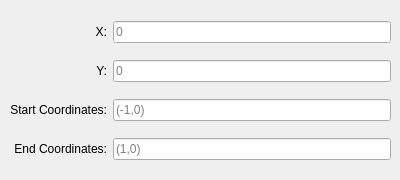
   <widget class="QWidget" name="Line">
    <widget class="QWidget" name="gridLayoutWidget_7">
     <property name="geometry">
      <rect>
       <x>10</x>
       <y>10</y>
       <width>381</width>
       <height>161</height>
      </rect>
     </property>
     <layout class="QGridLayout" name="gridLine">
      <item row="2" column="1">
       <widget class="QLineEdit" name="Line_y">
        <property name="toolTip">
         <string/>
        </property>
        <property name="statusTip">
         <string/>
        </property>
        <property name="whatsThis">
         <string/>
        </property>
        <property name="accessibleName">
         <string/>
        </property>
        <property name="alignment">
         <set>Qt::AlignLeading|Qt::AlignLeft|Qt::AlignVCenter</set>
        </property>
        <property name="readOnly">
         <bool>false</bool>
        </property>
        <property name="placeholderText">
         <string>0</string>
        </property>
       </widget>
      </item>
      <item row="1" column="1">
       <widget class="QLineEdit" name="Line_x">
        <property name="toolTip">
         <string/>
        </property>
        <property name="statusTip">
         <string/>
        </property>
        <property name="whatsThis">
         <string/>
        </property>
        <property name="accessibleName">
         <string/>
        </property>
        <property name="alignment">
         <set>Qt::AlignLeading|Qt::AlignLeft|Qt::AlignVCenter</set>
        </property>
        <property name="readOnly">
         <bool>false</bool>
        </property>
        <property name="placeholderText">
         <string>0</string>
        </property>
       </widget>
      </item>
      <item row="4" column="1">
       <widget class="QLineEdit" name="Line_end">
        <property name="toolTip">
         <string/>
        </property>
        <property name="statusTip">
         <string/>
        </property>
        <property name="whatsThis">
         <string/>
        </property>
        <property name="accessibleName">
         <string/>
        </property>
        <property name="alignment">
         <set>Qt::AlignLeading|Qt::AlignLeft|Qt::AlignVCenter</set>
        </property>
        <property name="readOnly">
         <bool>false</bool>
        </property>
        <property name="placeholderText">
         <string>(1,0)</string>
        </property>
       </widget>
      </item>
      <item row="3" column="1">
       <widget class="QLineEdit" name="Line_start">
        <property name="toolTip">
         <string/>
        </property>
        <property name="statusTip">
         <string/>
        </property>
        <property name="whatsThis">
         <string/>
        </property>
        <property name="accessibleName">
         <string/>
        </property>
        <property name="alignment">
         <set>Qt::AlignLeading|Qt::AlignLeft|Qt::AlignVCenter</set>
        </property>
        <property name="readOnly">
         <bool>false</bool>
        </property>
        <property name="placeholderText">
         <string>(-1,0)</string>
        </property>
       </widget>
      </item>
      <item row="4" column="0">
       <widget class="QLabel" name="label_33">
        <property name="text">
         <string>End Coordinates:</string>
        </property>
        <property name="alignment">
         <set>Qt::AlignRight|Qt::AlignTrailing|Qt::AlignVCenter</set>
        </property>
       </widget>
      </item>
      <item row="3" column="0">
       <widget class="QLabel" name="label_34">
        <property name="text">
         <string>Start Coordinates:</string>
        </property>
        <property name="alignment">
         <set>Qt::AlignRight|Qt::AlignTrailing|Qt::AlignVCenter</set>
        </property>
       </widget>
      </item>
      <item row="2" column="0">
       <widget class="QLabel" name="label_35">
        <property name="text">
         <string>Y:</string>
        </property>
        <property name="alignment">
         <set>Qt::AlignRight|Qt::AlignTrailing|Qt::AlignVCenter</set>
        </property>
       </widget>
      </item>
      <item row="1" column="0">
       <widget class="QLabel" name="label_36">
        <property name="text">
         <string>X:</string>
        </property>
        <property name="alignment">
         <set>Qt::AlignRight|Qt::AlignTrailing|Qt::AlignVCenter</set>
        </property>
       </widget>
      </item>
     </layout>
    </widget>
   </widget>
